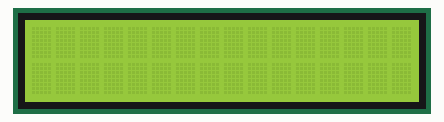
Simulated run of this sketch. Board: Arduino Uno, built with avr-gcc and run on an emulated ATmega328P. Shown: 16×2 character LCD.

Above: at 0.1 s.
At 0.6 s:
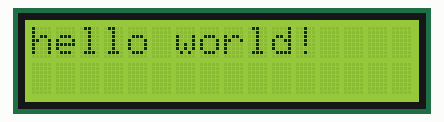

The sketch:

lcd_esp32.ino
```cpp
#include<LiquidCrystal.h>
const int rs= 12,en=13,d4=5,d5=4,d6=19,d7=2;
LiquidCrystal lcd(rs,en,d4,d5,d6,d7);
void setup(){
  lcd.begin(16,2);
  lcd.print("hello world!");
}
void loop(){
  lcd.noDisplay();
  delay(500);
  lcd.display();
  delay(500);
}
```

SPI_Master_C_file.c
```cpp
/*
 * SPI_Master_C_file.c
 *
 */

#include "SPI_Master_H_file.h"				/* Include SPI Master header file */


void SPI_Init()								/* SPI Initialize function */
{
	DDRB |= (1<<MOSI)|(1<<SCK)|(1<<SS);		/* Make MOSI, SCK, 0th pin direction as output pins */
	DDRB &= ~(1<<MISO);						/* Make MISO pin as input pin */
	PORTB |= (1<<SS);						/* Disable slave initially by making high on SS pin */
	SPCR = (1<<SPE)|(1<<MSTR)|(1<<SPR0);	/* Enable SPI, Enable in master mode, with Fosc/16 SCK frequency */
	SPSR &= ~(1<<SPI2X);					/* Disable speed doubler */
}

void SPI_Write(char data)					/* SPI write data function */
{
	char flush_buffer;
	SPDR = data;							/* Write data to SPI data register */
	while(!(SPSR & (1<<SPIF)));				/* Wait till transmission complete */
	flush_buffer = SPDR;					/* Flush received data */
/* Note: SPIF flag is cleared by first reading SPSR (with SPIF set) and then accessing SPDR hence flush buffer used here to access SPDR after SPSR read */
}

char SPI_Read()								/* SPI read data function */
{
	SPDR = 0xFF;
	while(!(SPSR & (1<<SPIF)));				/* Wait till reception complete */
	return(SPDR);							/* return received data */
}
```

SPI_Master_H_file.h
```cpp
/*
 * SPI_Master_H_file.h
 *
 */


#ifndef SPI_MASTER_H_FILE_H_
#define SPI_MASTER_H_FILE_H_

#include <avr/io.h>							/* Include AVR std. library file */

#define MOSI 5								/* Define SPI bus pins */
#define MISO 6
#define SCK 7
#define SS 4
#define SS_Enable PORTB &= ~(1<<SS)			/* Define Slave enable */
#define SS_Disable PORTB |= (1<<SS)			/* Define Slave disable */

void SPI_Init();							/* SPI initialize function */
void SPI_Write(char);						/* SPI write data function */
char SPI_Read();							/* SPI read data function */


#endif /* SPI_MASTER_H_FILE_H_ */
```

lcd_d.h
```cpp
#ifndef lcd_d_h
#define lcd_d_h


#define  F_CPU 16000000UL

#include <avr/io.h>
#include <util/delay.h>
#include <stdlib.h>

#define E 5
#define RS 7
void send_a_command(unsigned char command);
void send_a_character(unsigned char character);
void send_a_string(char *string_of_characters);
#endif
```

lcd_dc.c
```cpp
#include "lcd_d.h"
void send_a_command(unsigned char command)
{

	PORTC=command;
	PORTD&=~(1<<RS);
	PORTD|=(1<<E);
	_delay_ms(50);
	PORTD&=~(1<<E);
	PORTC=0;
}
void send_a_character(unsigned char character)
{
	PORTC=character;
	PORTD|=(1<<RS);
	PORTD|=(1<<E);
	_delay_ms(50);
	PORTD&=~(1<<E);
	PORTC=0;
}


void send_a_string(char*string_of_characters)
{

	while(*string_of_characters>0)
	{

		send_a_character(*string_of_characters++);
	}

}
void LCD_Init(void)
{

	DDRC=0XFF;//lcd output

	DDRD=0XFF;//lcd output
	send_a_command(0X01);
	_delay_ms(50);
	send_a_command(0X38);
	_delay_ms(50);

	send_a_command(0X0E);
	_delay_ms(50);


}
```

Measured:
- what the display in image 1 shows lasts 0.5 s, from 0.6 s to 1.1 s
